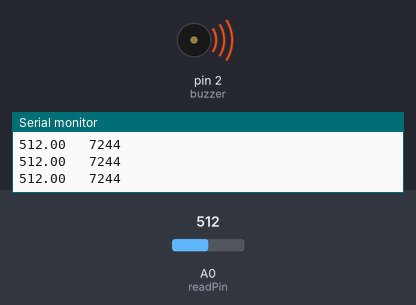
The sketch below on a simulated Arduino Uno, built with avr-gcc and run on an emulated ATmega328P. Parts: buzzer (waves = sounding), the last lines printed to the serial monitor. Inputs (shaded band) come from the test bench; at power-on: A0 (readPin) = 512.

Above: at 1.2 s.
1.3 s: A0 (readPin) set to 900
At 1.73 s:
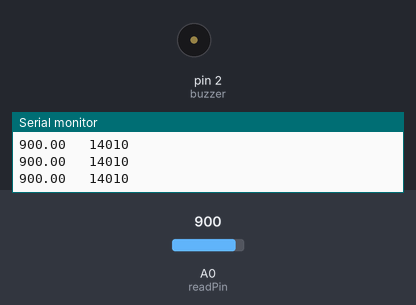
4.3 s: A0 (readPin) set to 511
At 5.8 s:
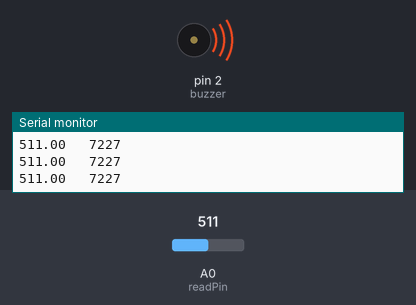
7.3 s: A0 (readPin) set to 108
At 8.1 s:
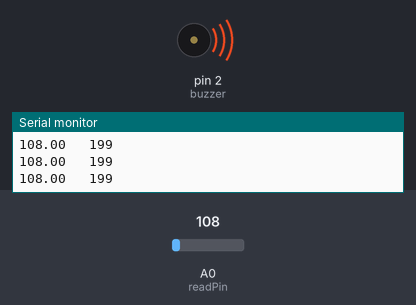
8.8 s: A0 (readPin) set to 92
11.8 s: A0 (readPin) set to 122
At 13.2 s:
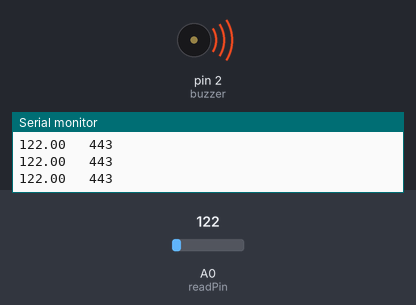
Timing chart, 0 to 14.3 s (numbered marks = the images above; inputs shaded):
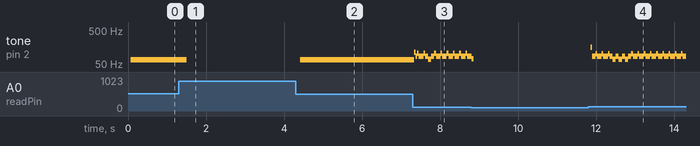

The sketch:

photo_to_buzzer.ino
```cpp
int readPin = A0;
int buzzer = 2;
float readValue;
int dt;

void setup() {

  pinMode(readPin,INPUT);
  Serial.begin(9600);
  pinMode(buzzer, OUTPUT);

}

void loop() {

  readValue = analogRead(readPin);
  Serial.print(readValue);
  Serial.print("   ");
  dt = (readValue*(994./57.) + 60. - 99400./57.);
  Serial.println(dt);

  digitalWrite(buzzer, HIGH);
  delayMicroseconds(dt);
  digitalWrite(buzzer, LOW);
  delayMicroseconds(dt);

}
```

Measured:
- after the input at 1.3 s, tone on pin 2 (buzzer): 66 Hz → silent after 0.21 s
- after the input at 4.3 s, tone on pin 2 (buzzer): silent → 66 Hz after 0.11 s
- after the input at 7.3 s, tone on pin 2 (buzzer): plays 112 Hz for 0.04 s, 85 Hz for 0.04 s, 102 Hz for 0.04 s, 85 Hz for 0.12 s, 102 Hz for 0.04 s, 85 Hz for 0.08 s … (20 notes in this stretch), starting at once
- after the input at 11.8 s, tone on pin 2 (buzzer): plays 155 Hz for 0.04 s, 85 Hz for 0.08 s, 100 Hz for 0.04 s, 85 Hz for 0.12 s, 100 Hz for 0.04 s, 85 Hz for 0.12 s … (32 notes in this stretch), starting after 0.06 s
